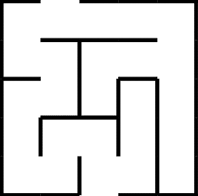
#> input picture Code/test1.png, 198 x 196 px
$ python LiveStream.py
#> lines starting #> are read from the running program, lines starting #| are printed output that depends on the picture; after the words box and inside, x2 and y2 are one past the last pixel; in counts of white or black regions, pixels touching at a corner belong together
# [13 lines of commented-out code are left out]
from PIL import Image
import sys
import numpy as np
import cv2

# splitting the channels of maze
image = cv2.imread('test1.png')
#> image is the input picture: shape (196, 198, 3); min 0, max 255, mean 223.3
image = cv2.resize(image,(255,255))
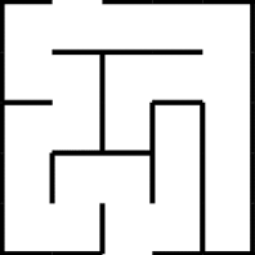
#> image: shape (255, 255, 3); min 0, max 255, mean 223.3
b, g, red = cv2.split(image)
h, w = b.shape
#> h = 255; w = 255

# convert the maze image to grayscale
image = Image.open('test1.png').convert('L')
#> image: PIL image 198x196 L

print(image.size)
#| (198, 196)
image = image.resize((w,h))
#> image: PIL image 255x255 L
w, h = image.size # get the dimenssions


# set all white pixels to 1 and black to 0
binary = image.point(lambda p: p > 128 and True)  # 0 is blocked and 1 is unblocked
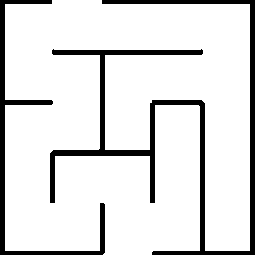
#> binary: PIL image 255x255 L; values 0 (black) and 1 (white), 87.5% white; 2 black regions, box (x1, y1, x2, y2) and area: (50, 0, 255, 255) 5802, (0, 0, 105, 255) 2337

# Resize the binary so that we can reduce lot of 0's and 1's to traverse - this value is hardcoded for now
# we need to figure out a way to set w,h value without lossing information
# binary = binary.resize((500,800),Image.NEAREST)
w, h = binary.size

# converting image to numpy array
maze_input = np.array(binary)


#==================================== Detecting Start and Stop Points for the Maze ===================================

# Padding for neighbors
maze_input = np.pad(maze_input, pad_width=5, mode='constant', constant_values=0)
#> maze_input: shape (265, 265); values 0 (black) and 1 (white), 81% white; 1 black region, box (x1, y1, x2, y2) and area: (0, 0, 265, 265) 13339
b = np.pad(b, pad_width=5,mode='constant',constant_values=0)
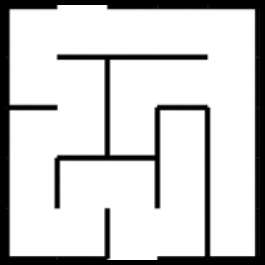
#> b: shape (265, 265); min 0, max 255, mean 206.8
g = np.pad(g, pad_width=5,mode='constant',constant_values=0)
red = np.pad(red, pad_width=5,mode='constant',constant_values=0)


# To identify which has the opening and closing
points = [maze_input[5],maze_input[h+4],maze_input[:,5],maze_input[:,w+4]]
# points = [maze_input[0],maze_input[h-1],maze_input[:,0],maze_input[:,w-1]]

res=[]
point = 0

for i in range(len(points)):
    count=0
    if(len(res)<2):
        point= np.sum(points[i])
        if(point!=0):
            if(i<=1):
                for j in range(len(points[i])):
                    if(i==0):
                        k=5
                    if(i==1):
                        k=h+4
                    if(maze_input[k][j]==0):
                        continue
                    if(maze_input[k][j]==1):
                        count+=1
                        if(count==int(point/2)):
                            res.append((k,j))
                            break
            else:
                for j in range(len(points[i])):
                    if(i==2):
                        k=5
                    if(i==3):
                        k=w+4
                    if(maze_input[j][k]==0):
                        continue
                    if(maze_input[j][k]==1):
                        count+=1
                        if(count==point/2):
                            res.append((j,k))

    else:
        break
#> this loop made 3 passes
#> point on passes 1 to 2: 50, 49
#> after the loop, res = [(5, 81), (259, 131)]

# Start and Stop Points
start=res[0]
#> start = (5, 81)
goal=res[1]
#> goal = (259, 131)


#================================ Finding the shortest path to reach the Stop from Start ====================================

def AStar(start, goal, neighbor_nodes, distance, cost_estimate):
#> called with start = (5, 81), goal = (259, 131)
    def reconstruct_path(came_from, current_node):
        path = []
        while current_node is not None:
            path.append(current_node)
            current_node = came_from[current_node]
        return list(reversed(path))

    g_score = {start: 0}
#> g_score = {(5, 81): 0}
    f_score = {start: g_score[start] + cost_estimate(start, goal)}
#> f_score = {(5, 81): 67016}
    openset = {start}
#> openset = 1 item
    closedset = set()
    came_from = {start: None}

    while openset:
        current = min(openset, key=lambda x: f_score[x])
        if current == goal:
            return reconstruct_path(came_from, goal)
        openset.remove(current)
        closedset.add(current)
        for neighbor in neighbor_nodes(current):
            if neighbor in closedset:
                continue
            if neighbor not in openset:
                openset.add(neighbor)
            tentative_g_score = g_score[current] + distance(current, neighbor)
            if tentative_g_score >= g_score.get(neighbor, float('inf')):
                continue
            came_from[neighbor] = current
            g_score[neighbor] = tentative_g_score
            f_score[neighbor] = tentative_g_score + cost_estimate(neighbor, goal)
#> this loop made 3500 passes
#> current on passes 1 to 3: (5, 81), (6, 81), (7, 81)
    return []


def is_blocked(p):
    x,y = p
    pixel = maze_input[x,y]
    if (pixel == 0):
        return True

def von_neumann_neighbors(p):
    x, y = p
    neighbors = [(x-1, y), (x, y-1), (x+1, y), (x, y+1)]
    return [p for p in neighbors if not is_blocked(p)]

def manhattan(p1, p2):
    return abs(p1[0]-p2[0]) + abs(p1[1]-p2[1])

def squared_euclidean(p1, p2):
    return (p1[0]-p2[0])**2 + (p1[1]-p2[1])**2


distance = squared_euclidean
heuristic = squared_euclidean

path = AStar(start, goal, von_neumann_neighbors, distance, heuristic)

for position in path:
    x,y = position
    maze_input[x,y] = 9 # 9 represents the result
#> this loop made 409 passes
#> position on passes 1 to 3: (5, 81), (6, 81), (7, 81)
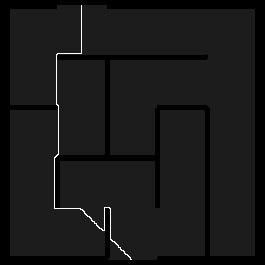
#> maze_input: shape (265, 265); min 0, max 9, mean 0.857; drawn with min black and max white


# add the neighbours to the path to increase thickness
ke = 5
kernel = np.ones((ke, ke), np.uint8) * 9
maze_input = cv2.dilate(maze_input, kernel, iterations=1)


# set the 0 and 1's to 3D values
for r in range(h):
    for c in range(w):
        if maze_input[r,c] == 1:
            maze_input[r,c] = 255
        elif maze_input[r,c] == 0:
            maze_input[r,c] = 0
        elif maze_input[r,c] == 9:
            maze_input[r,c] = 0
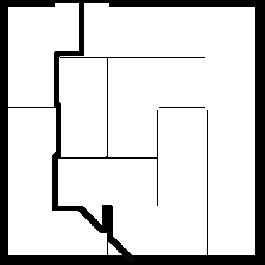
#> maze_input: shape (265, 265); min 0, max 255, mean 212.8


g = cv2.bitwise_and(g, g, mask=maze_input)
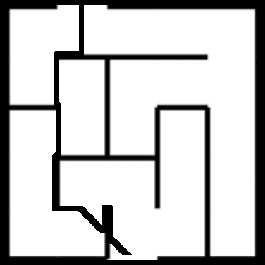
#> g: shape (265, 265); min 0, max 255, mean 200.7
b = cv2.bitwise_and(b, b, mask=maze_input)


# merge the channles of maze
res = cv2.merge((b, g, red))
res = res[5:-6, 5:-6] # remove the borders
#> res: shape (254, 254, 3)

cv2.imwrite('SolvedMaze.jpg', res)
res = cv2.imread('SolvedMaze.jpg')
res = cv2.resize(res,(500,500))
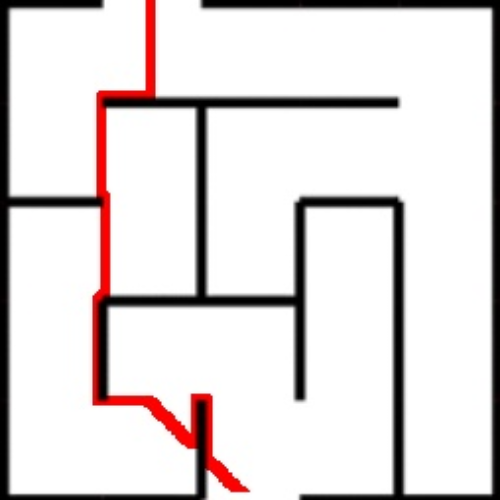
#> res: shape (500, 500, 3); mean B, G, R 218.2, 218.2, 224.1
cv2.imshow('Solved Maze', res)
cv2.waitKey(0)
cv2.destroyAllWindows()

$ run again, with Code/shapes.png copied over Code/test1.png
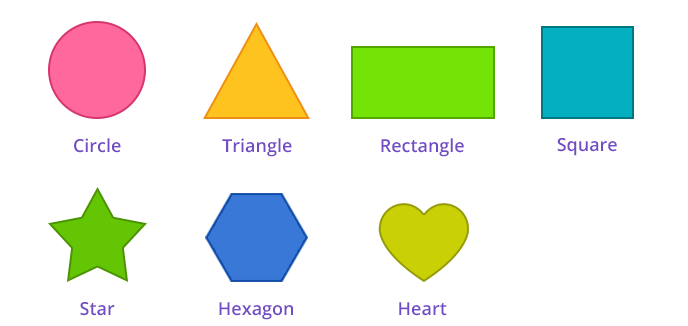
#> input picture Code/shapes.png, 688 x 326 px
#> image is the input picture: shape (326, 688, 3); mean B, G, R 219.8, 235.4, 226.8
#| (688, 326)
#> binary: PIL image 255x255 L; values 0 (black) and 1 (white), 92.7% white; 113 black regions (106 under 20 px), largest, box (x1, y1, x2, y2) and area: (201, 21, 235, 93) 2447, (76, 151, 114, 220) 1950, (131, 36, 183, 37) 52
#> the loop `for i in range(len(points)):` made 3 passes
#> point on passes 1 to 2: 255, 255
#> after the loop `for i in range(len(points)):`: res = [(5, 131), (259, 131)]
#> start = (5, 131)
#> goal = (259, 131)
#> g_score = {(5, 131): 0}
#> f_score = {(5, 131): 64516}
#> openset = 1 item
#> the loop in AStar, `while openset:` made 255 passes
#> current on passes 1 to 3: (5, 131), (6, 131), (7, 131)
#> the loop `for position in path:` made 255 passes
#> position on passes 1 to 3: (5, 131), (6, 131), (7, 131)
#> after the loop `for position in path:`:
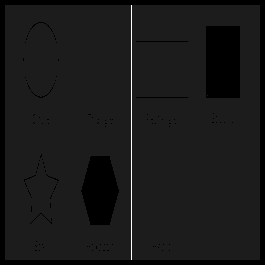
#> maze_input: shape (265, 265); min 0, max 9, mean 0.887; drawn with min black and max white
#> `res = cv2.resize(res,(500,500))`:
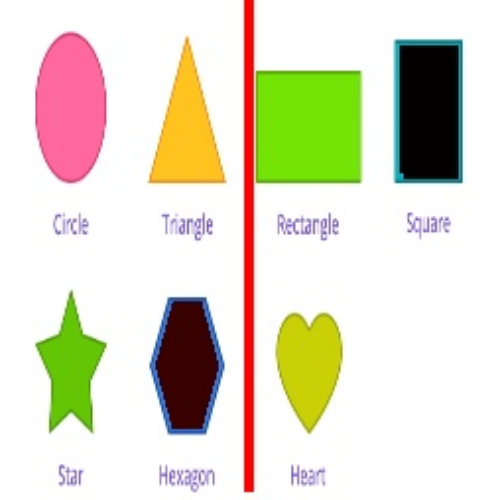
#> res: shape (500, 500, 3); mean B, G, R 202.7, 221.6, 225.8
